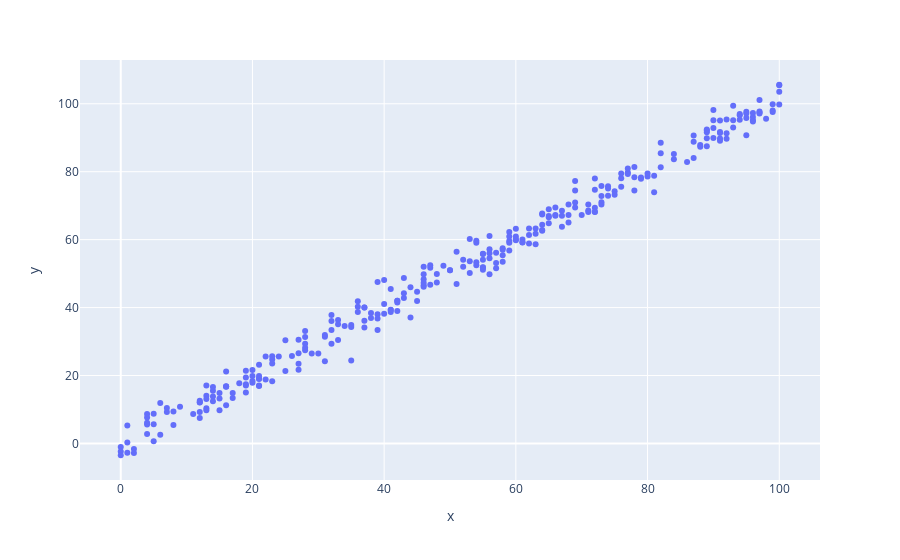

Source (notebook cell):
### Code cell
import plotly.express as px
import pandas as pd


data = pd.read_csv("test.csv")
fig = px.scatter(data, x="x" , y="y")
fig.show()

### Figure 1 — Plotly figure (JSON) as saved in the notebook; plotly's stock layout.template omitted (floating-point values rounded to 4 significant figures; data arrays with more than 128 entries replaced by an {"elided": "..."} marker saying what was removed)
{"data": [{"hovertemplate": "x=%{x}<br>y=%{y}<extra></extra>", "legendgroup": "", "marker": {"color": "#636efa", "symbol": "circle"}, "mode": "markers", "name": "", "orientation": "v", "showlegend": false, "type": "scatter", "x": {"elided": "300 int values"}, "xaxis": "x", "y": {"elided": "300 float values"}, "yaxis": "y"}], "layout": {"legend": {"tracegroupgap": 0}, "margin": {"t": 60}, "xaxis": {"anchor": "y", "domain": [0, 1], "title": {"text": "x"}}, "yaxis": {"anchor": "x", "domain": [0, 1], "title": {"text": "y"}}}}
